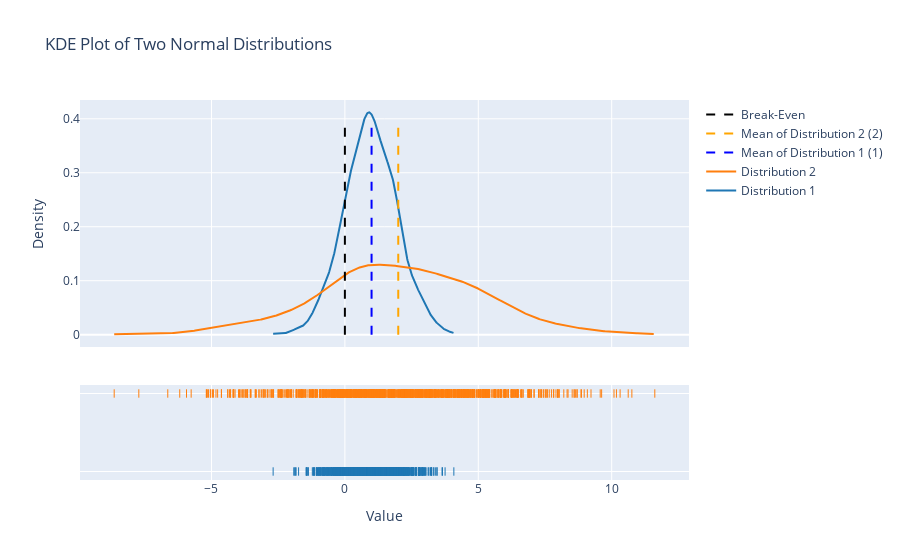

Source (notebook cell):
### Code cell
# Create KDE plot
fig = ff.create_distplot([data1, data2], group_labels=['Distribution 1', 'Distribution 2'], show_hist=False)

# Add vertical lines for means and break-even
fig.add_trace(go.Scatter(x=[mean1, mean1], y=[0, 0.4], mode='lines', name=f'Mean of Distribution 1 ({mean1})', line=dict(color='blue', dash='dash')))
fig.add_trace(go.Scatter(x=[mean2, mean2], y=[0, 0.4], mode='lines', name=f'Mean of Distribution 2 ({mean2})', line=dict(color='orange', dash='dash')))
fig.add_trace(go.Scatter(x=[0, 0], y=[0, 0.4], mode='lines', name='Break-Even', line=dict(color='black', dash='dash')))

# Customize layout
fig.update_layout(title='KDE Plot of Two Normal Distributions', xaxis_title='Value', yaxis_title='Density')
fig.update_layout(height=800)
# Show plot
fig.show()

### Figure 1 — Plotly figure (JSON) as saved in the notebook; plotly's stock layout.template omitted (floating-point values rounded to 4 significant figures; data arrays with more than 128 entries replaced by an {"elided": "..."} marker saying what was removed)
{"data": [{"legendgroup": "Distribution 1", "marker": {"color": "rgb(31, 119, 180)"}, "mode": "lines", "name": "Distribution 1", "showlegend": true, "type": "scatter", "x": {"elided": "500 float values"}, "xaxis": "x", "y": {"elided": "500 float values"}, "yaxis": "y"}, {"legendgroup": "Distribution 2", "marker": {"color": "rgb(255, 127, 14)"}, "mode": "lines", "name": "Distribution 2", "showlegend": true, "type": "scatter", "x": {"elided": "500 float values"}, "xaxis": "x", "y": {"elided": "500 float values"}, "yaxis": "y"}, {"legendgroup": "Distribution 1", "marker": {"color": "rgb(31, 119, 180)", "symbol": "line-ns-open"}, "mode": "markers", "name": "Distribution 1", "showlegend": false, "type": "scatter", "x": {"elided": "1000 float values"}, "xaxis": "x", "y": {"elided": "1000 str values"}, "yaxis": "y2"}, {"legendgroup": "Distribution 2", "marker": {"color": "rgb(255, 127, 14)", "symbol": "line-ns-open"}, "mode": "markers", "name": "Distribution 2", "showlegend": false, "type": "scatter", "x": {"elided": "1000 float values"}, "xaxis": "x", "y": {"elided": "1000 str values"}, "yaxis": "y2"}, {"line": {"color": "blue", "dash": "dash"}, "mode": "lines", "name": "Mean of Distribution 1 (1)", "type": "scatter", "x": [1, 1], "y": [0, 0.4]}, {"line": {"color": "orange", "dash": "dash"}, "mode": "lines", "name": "Mean of Distribution 2 (2)", "type": "scatter", "x": [2, 2], "y": [0, 0.4]}, {"line": {"color": "black", "dash": "dash"}, "mode": "lines", "name": "Break-Even", "type": "scatter", "x": [0, 0], "y": [0, 0.4]}], "layout": {"autosize": true, "barmode": "overlay", "hovermode": "closest", "legend": {"traceorder": "reversed"}, "title": {"text": "KDE Plot of Two Normal Distributions"}, "xaxis": {"anchor": "y2", "autorange": true, "domain": [0, 1], "range": [-9.837, 12.81], "title": {"text": "Value"}, "type": "linear", "zeroline": false}, "yaxis": {"anchor": "free", "autorange": true, "domain": [0.35, 1], "position": 0, "range": [-0.02289, 0.4349], "title": {"text": "Density"}, "type": "linear"}, "yaxis2": {"anchor": "x", "autorange": true, "domain": [0, 0.25], "dtick": 1, "range": [-0.08712, 1.087], "showticklabels": false, "type": "category"}}}
